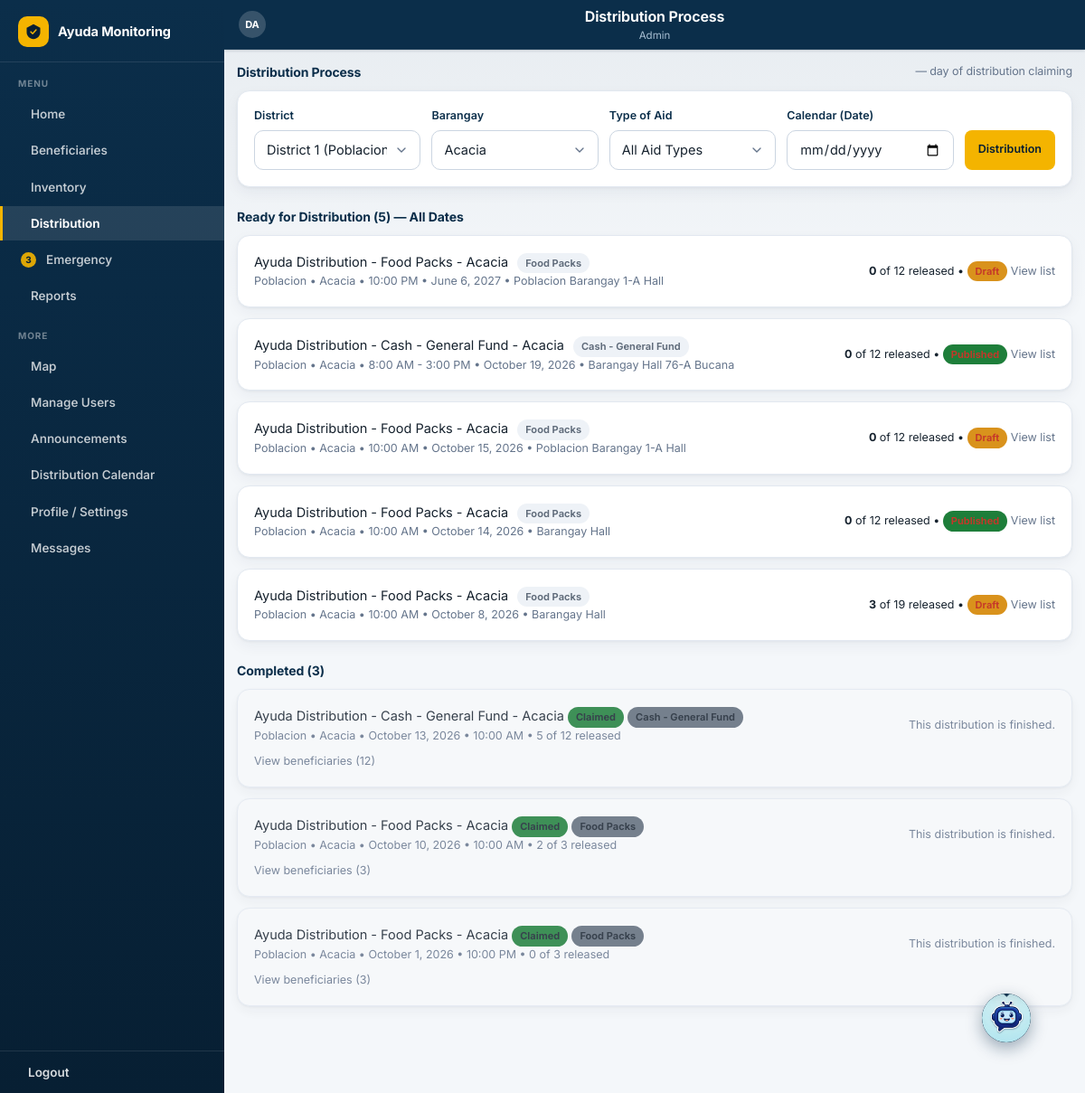
Screenshot of /distribution_process.php (signed in) with the database file from the repository.
### tables this page shows
CREATE TABLE `distribution_schedules` (
  `id` int(11) NOT NULL AUTO_INCREMENT,
  `title` varchar(150) NOT NULL,
  `aid_type` varchar(30) DEFAULT NULL,
  `barangay_id` int(11) NOT NULL,
  `district_id` int(11) NOT NULL,
  `venue` varchar(150) DEFAULT NULL,
  `schedule_date` date DEFAULT NULL,
  `schedule_time` varchar(30) DEFAULT NULL,
  `what_to_bring` text DEFAULT NULL,
  `note` text DEFAULT NULL,
  `status` enum('draft','published','completed') NOT NULL DEFAULT 'draft',
  `published_by` int(11) DEFAULT NULL,
  `published_at` datetime DEFAULT NULL,
  `created_by` int(11) DEFAULT NULL,
  `created_at` datetime DEFAULT current_timestamp(),
  PRIMARY KEY (`id`),
  KEY `barangay_id` (`barangay_id`),
  KEY `district_id` (`district_id`),
  KEY `published_by` (`published_by`),
  KEY `created_by` (`created_by`),
  CONSTRAINT `distribution_schedules_ibfk_1` FOREIGN KEY (`barangay_id`) REFERENCES `barangays` (`id`) ON DELETE CASCADE,
  CONSTRAINT `distribution_schedules_ibfk_2` FOREIGN KEY (`district_id`) REFERENCES `districts` (`id`) ON DELETE CASCADE,
  CONSTRAINT `distribution_schedules_ibfk_3` FOREIGN KEY (`published_by`) REFERENCES `users` (`id`) ON DELETE SET NULL,
  CONSTRAINT `distribution_schedules_ibfk_4` FOREIGN KEY (`created_by`) REFERENCES `users` (`id`) ON DELETE SET NULL
);

CREATE TABLE `districts` (
  `id` int(11) NOT NULL AUTO_INCREMENT,
  `name` varchar(100) NOT NULL,
  PRIMARY KEY (`id`),
  UNIQUE KEY `name` (`name`)
);

CREATE TABLE `barangays` (
  `id` int(11) NOT NULL AUTO_INCREMENT,
  `district_id` int(11) NOT NULL,
  `name` varchar(100) NOT NULL,
  `latitude` decimal(10,7) DEFAULT NULL,
  `longitude` decimal(10,7) DEFAULT NULL,
  PRIMARY KEY (`id`),
  KEY `district_id` (`district_id`),
  CONSTRAINT `barangays_ibfk_1` FOREIGN KEY (`district_id`) REFERENCES `districts` (`id`) ON DELETE CASCADE
);

### includes/functions.php (called while the page is built, shortened)
<?php
function e(?string $str): string {
    return htmlspecialchars((string)$str, ENT_QUOTES, 'UTF-8');
}
function getBarangays(PDO $pdo, int $districtId): array {
    $stmt = $pdo->prepare("SELECT * FROM barangays WHERE district_id = ? ORDER BY name");
    $stmt->execute([$districtId]);
    return $stmt->fetchAll();
}
function formatTime12($value): string {
    $v = trim((string)$value);
    if (preg_match('/\s*[-–—]\s*/u', $v)) {
        $parts = preg_split('/\s*[-–—]\s*/u', $v, 2);
        $a = formatTime12($parts[0] ?? '');
        $b = formatTime12($parts[1] ?? '');
        if ($a !== '' || $b !== '') return trim($a . ($a !== '' && $b !== '' ? ' - ' : '') . $b);
        return $v;
    }
    $ts = strtotime($v);
    return date('g:i A', $ts);
}

### distribution_process.php (the view, shortened to what this page needs)
<?php
require_once __DIR__ . '/includes/functions.php';
$districts3 = $pdo->query("SELECT * FROM districts ORDER BY id LIMIT 3")->fetchAll();
$assistanceTypes = [
    'cash_general'   => 'Cash - General Fund',
    'cash_emergency' => 'Cash - Emergency Fund',
    'cash'         => 'Cash',
    'food_pack'    => 'Food Packs',
    'hygiene'      => 'Relief Goods',
    'relief_goods' => 'Relief Goods',
    'sponsored'    => 'Sponsored',
    'other'        => 'Other',
];
$aidLabels = function (?string $t) use ($assistanceTypes) {
    return $t && isset($assistanceTypes[$t]) ? $assistanceTypes[$t] : 'General';
};
$districtId = (int)($_GET['district_id'] ?? 0);
$barangayId = (int)($_GET['barangay_id'] ?? 0);
$aidType    = $_GET['aid_type'] ?? '';
$date       = $_GET['date'] ?? '';
if ($districtId <= 0 && $districts3) $districtId = (int)$districts3[0]['id'];
if ($barangayId <= 0) {
    $first = getBarangays($pdo, $districtId);
    $barangayId = $first ? (int)$first[0]['id'] : 0;
}
$barangays = ($districtId > 0) ? getBarangays($pdo, $districtId) : [];
$sql = "SELECT ds.*, br.name AS barangay_name, d.name AS district_name,
               (SELECT COUNT(*) FROM distribution_schedule_members m WHERE m.schedule_id=ds.id AND m.is_receiver=1) AS list_count,
               (SELECT COUNT(*) FROM distribution_schedule_members m WHERE m.schedule_id=ds.id AND m.is_receiver=1 AND m.release_status='released') AS claimed_count
        FROM distribution_schedules ds
        JOIN barangays br ON br.id = ds.barangay_id
        JOIN districts d ON d.id = ds.district_id
        WHERE ds.district_id = ? AND ds.barangay_id = ?";
$params = [$districtId, $barangayId];
$sql .= " ORDER BY (ds.status='completed') ASC, ds.schedule_date DESC, ds.id DESC";
$stmt = $pdo->prepare($sql);
$stmt->execute($params);
$allSchedules = $stmt->fetchAll();
$pending = [];
$done = [];
foreach ($allSchedules as $s) {
    if ($s['status'] === 'completed') $done[] = $s; else $pending[] = $s;
}
    $membersBySchedule = [];
    $ids = array_merge(array_column($pending, 'id'), array_column($done, 'id'));
    if ($ids) {
        $in = implode(',', $ids);
        foreach ($pdo->query("
            SELECT m.schedule_id, m.is_claimed, m.release_status, m.release_note,
                   b.id AS beneficiary_id, b.full_name, b.category
            FROM distribution_schedule_members m
            JOIN beneficiaries b ON b.id = m.beneficiary_id
            WHERE m.schedule_id IN ($in) AND m.is_receiver=1
            ORDER BY CASE WHEN m.release_status='released' THEN 1 WHEN m.release_status='not_released' THEN 2 ELSE 0 END, b.full_name
        ")->fetchAll() as $m) {
            $membersBySchedule[(int)$m['schedule_id']][] = $m;
        }
}
$dateLabel = $date !== '' ? date('F j, Y', strtotime($date)) : 'All Dates';
?>
<!DOCTYPE html>
<html lang="en">
<head>
<link rel="stylesheet" href="assets/css/style.css?v=20261019b">
</head>
<body>
<div class="app-shell wide">
    <?php include __DIR__ . '/includes/app_header.php'; ?>
    <div class="content">
        <div class="section-title"><?= svgIcon('box', 18) ?> Distribution Process <span class="small text-muted" style="font-weight:400;">&mdash; day of distribution claiming</span></div>
        <div class="card" style="margin-bottom:14px;">
            <form method="GET" style="display:flex;gap:12px;flex-wrap:wrap;align-items:flex-end;">
                <div class="form-group" style="flex:1;min-width:150px;margin-bottom:0;">
                    <label>District</label>
                    <select name="district_id" class="form-control" onchange="this.form.submit()">
                        <?php foreach ($districts3 as $i => $d): ?>
                            <option value="<?= (int)$d['id'] ?>" <?= $districtId === (int)$d['id'] ? 'selected' : '' ?>>District <?= (int)$i + 1 ?> (<?= e($d['name']) ?>)</option>
                        <?php endforeach; ?>
                    </select>
                </div>
                <div class="form-group" style="flex:1;min-width:150px;margin-bottom:0;">
                    <label>Barangay</label>
                    <select name="barangay_id" class="form-control" onchange="this.form.submit()">
                        <?php foreach ($barangays as $b): ?>
                            <option value="<?= (int)$b['id'] ?>" <?= $barangayId === (int)$b['id'] ? 'selected' : '' ?>><?= e($b['name']) ?></option>
                        <?php endforeach; ?>
                    </select>
                </div>
                <div class="form-group" style="flex:1;min-width:150px;margin-bottom:0;">
                    <label>Type of Aid</label>
                    <select name="aid_type" class="form-control" onchange="this.form.submit()">
                        <option value="">All Aid Types</option>
                    </select>
                </div>
                <div class="form-group" style="flex:1;min-width:150px;margin-bottom:0;">
                    <label>Calendar (Date)</label>
                    <input type="date" name="date" class="form-control" value="<?= e($date) ?>" onchange="this.form.submit()">
                </div>
                <a href="distribution.php?district_id=<?= (int)$districtId ?>&barangay_id=<?= (int)$barangayId ?>&aid_type=<?= urlencode($aidType ?: 'food_pack') ?>" class="btn btn-gold" style="height:44px;font-size:12.5px;padding:0 14px;border-radius:8px;">Distribution</a>
            </form>
        </div>
        <?php if ($pending): ?>
            <div class="section-title">Ready for Distribution (<?= count($pending) ?>) &mdash; <?= e($dateLabel) ?></div>
            <?php foreach ($pending as $s): $members = $membersBySchedule[(int)$s['id']] ?? [];
            ?>
                <details class="card" style="margin-bottom:12px;">
                    <summary class="sched-summary" style="cursor:pointer;">
                        <div style="flex:1;min-width:220px;">
                            <div class="li-name">
                                <?= svgIcon('box', 16) ?> <?= e($s['title']) ?>
                                <span class="badge" style="margin-left:6px;background:#eef2f7;color:#5f6b7a;"><?= e($aidLabels($s['aid_type'])) ?></span>
                            </div>
                            <div class="small text-muted">
                                <?= e($s['district_name']) ?> &bull; <?= e($s['barangay_name']) ?>
                                <?php if ($s['schedule_date'] || $s['schedule_time']): ?>&bull; <?= $s['schedule_time'] ? e(formatTime12($s['schedule_time'])) : '' ?><?= ($s['schedule_time'] && $s['schedule_date']) ? ' • ' : '' ?><?= $s['schedule_date'] ? e(date('F j, Y', strtotime($s['schedule_date']))) : '' ?><?php endif; ?>
                                <?php if ($s['venue']): ?>&bull; <?= e($s['venue']) ?><?php endif; ?>
                            </div>
                        </div>
                        <div class="small" style="min-width:120px;text-align:right;">
                            <span class="claim-counter" data-sched="<?= (int)$s['id'] ?>" data-total="<?= (int)$s['list_count'] ?>">
                                <strong><?= (int)$s['claimed_count'] ?></strong> of <?= (int)$s['list_count'] ?> released
                            </span>
                            &bull; <span class="badge badge-red" style="<?= $s['status'] === 'published' ? 'background:var(--green);' : 'background:#d9921c;' ?>"><?= $s['status'] === 'published' ? 'Published' : 'Draft' ?></span>
                            <span class="small text-muted" style="white-space:nowrap;">View list</span>
                        </div>
                    </summary>
                </details>
            <?php endforeach; ?>
        <?php endif; ?>
        <?php if ($done): ?>
            <div class="section-title">Completed (<?= count($done) ?>)</div>
            <?php foreach ($done as $s): $members = $membersBySchedule[(int)$s['id']] ?? []; $claimed = (int)$s['claimed_count']; ?>
                <div class="card" style="margin-bottom:12px;opacity:.85;background:#f6f8fa;">
                    <div class="sched-summary">
                        <div style="flex:1;min-width:220px;">
                            <div class="li-name">
                                <?= svgIcon('ok', 16) ?> <?= e($s['title']) ?>
                                <span class="badge" style="background:var(--green);"><?= svgIcon('check', 12) ?> Claimed</span>
                                <span class="badge" style="background:#5f6b7a;"><?= e($aidLabels($s['aid_type'])) ?></span>
                            </div>
                            <div class="small text-muted">
                                <?= e($s['district_name']) ?> &bull; <?= e($s['barangay_name']) ?>
                                <?php if ($s['schedule_date'] || $s['schedule_time']): ?>&bull; <?= $s['schedule_date'] ? e(date('F j, Y', strtotime($s['schedule_date']))) : '' ?><?= ($s['schedule_date'] && $s['schedule_time']) ? ' • ' : '' ?><?= $s['schedule_time'] ? e(formatTime12($s['schedule_time'])) : '' ?><?php endif; ?>
                                &bull; <?= $claimed ?> of <?= (int)$s['list_count'] ?> released
                            </div>
                        </div>
                        <span class="small text-muted" style="min-width:110px;text-align:right;">This distribution is finished.</span>
                    </div>
                    <?php if ($members): ?>
                        <details style="margin-top:10px;">
                            <summary class="small text-muted" style="cursor:pointer;"><?= svgIcon('user', 13) ?> View beneficiaries (<?= count($members) ?>)</summary>
                        </details>
                    <?php endif; ?>
                </div>
            <?php endforeach; ?>
        <?php endif; ?>
    </div>
    <?php include __DIR__ . '/includes/app_bottomnav.php'; ?>
</div>
</body>
</html>

### distribution_process.php (style rules this page uses)
.sched-summary { display:flex; justify-content:space-between; align-items:center; gap:10px; flex-wrap:wrap; }
details > summary { list-style:none; }

### rows the page displays
distribution_schedules: title "Ayuda Distribution - Food Packs - Acacia", aid_type "Food Packs", district.name "Poblacion", barangay.name "Acacia", schedule_time "10:00 PM", schedule_date "June 6, 2027", venue "Poblacion Barangay 1-A Hall", claimed_count "0", list_count "12", status "Draft"
distribution_schedules: title "Ayuda Distribution - Cash - General Fund - Acacia", aid_type "Cash - General Fund", district.name "Poblacion", barangay.name "Acacia", schedule_time "8:00 AM - 3:00 PM", schedule_date "October 19, 2026", venue "Barangay Hall 76-A Bucana", claimed_count "0", list_count "12"
distribution_schedules: title "Ayuda Distribution - Food Packs - Acacia", aid_type "Food Packs", district.name "Poblacion", barangay.name "Acacia", schedule_time "10:00 AM", schedule_date "October 15, 2026", venue "Poblacion Barangay 1-A Hall", claimed_count "0", list_count "12", status "Draft"
distribution_schedules: title "Ayuda Distribution - Food Packs - Acacia", aid_type "Food Packs", district.name "Poblacion", barangay.name "Acacia", schedule_time "10:00 AM", schedule_date "October 14, 2026", venue "Barangay Hall", claimed_count "0", list_count "12"
distribution_schedules: title "Ayuda Distribution - Food Packs - Acacia", aid_type "Food Packs", district.name "Poblacion", barangay.name "Acacia", schedule_time "10:00 AM", schedule_date "October 8, 2026", venue "Barangay Hall", claimed_count "3", list_count "19", status "Draft"
distribution_schedules: title "Ayuda Distribution - Cash - General Fund - Acacia", aid_type "Cash - General Fund", district.name "Poblacion", barangay.name "Acacia", schedule_date "October 13, 2026", schedule_time "10:00 AM", claimed "5", list_count "12", id "12"
distribution_schedules: title "Ayuda Distribution - Food Packs - Acacia", aid_type "Food Packs", district.name "Poblacion", barangay.name "Acacia", schedule_date "October 10, 2026", schedule_time "10:00 AM", claimed "2", list_count "3", id "3"
distribution_schedules: title "Ayuda Distribution - Food Packs - Acacia", aid_type "Food Packs", district.name "Poblacion", barangay.name "Acacia", schedule_date "October 1, 2026", schedule_time "10:00 PM", claimed "0", list_count "3", id "3"

### other values shown
$hdrTitle "Distribution Process"
$initials "DA"
count($pending) "5"
$dateLabel "All Dates"
count($done) "3"
$item['label'] "Home"
$item['label'] "Beneficiaries"
$item['label'] "Inventory"
$item['label'] "Distribution"
$pendingReports "3"
$item['label'] "Emergency"
$item['label'] "Reports"
$item['label'] "Map"
$item['label'] "Manage Users"
$item['label'] "Announcements"
